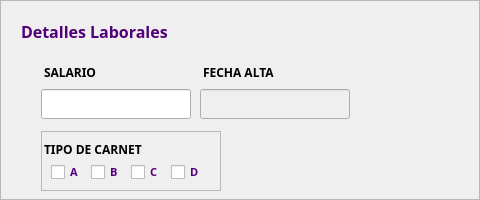
                <widget class="QFrame" name="frameDetalles">
                 <property name="sizePolicy">
                  <sizepolicy hsizetype="Expanding" vsizetype="Expanding">
                   <horstretch>0</horstretch>
                   <verstretch>0</verstretch>
                  </sizepolicy>
                 </property>
                 <property name="minimumSize">
                  <size>
                   <width>480</width>
                   <height>200</height>
                  </size>
                 </property>
                 <property name="maximumSize">
                  <size>
                   <width>480</width>
                   <height>200</height>
                  </size>
                 </property>
                 <property name="frameShape">
                  <enum>QFrame::StyledPanel</enum>
                 </property>
                 <property name="frameShadow">
                  <enum>QFrame::Raised</enum>
                 </property>
                 <layout class="QGridLayout" name="gridLayout_13">
                  <property name="leftMargin">
                   <number>20</number>
                  </property>
                  <property name="topMargin">
                   <number>20</number>
                  </property>
                  <item row="1" column="0">
                   <layout class="QGridLayout" name="gridLayout_10">
                    <property name="leftMargin">
                     <number>20</number>
                    </property>
                    <property name="topMargin">
                     <number>10</number>
                    </property>
                    <property name="rightMargin">
                     <number>20</number>
                    </property>
                    <property name="bottomMargin">
                     <number>20</number>
                    </property>
                    <property name="horizontalSpacing">
                     <number>15</number>
                    </property>
                    <property name="verticalSpacing">
                     <number>9</number>
                    </property>
                    <item row="1" column="1">
                     <widget class="QLineEdit" name="txtFechaAlta">
                      <property name="enabled">
                       <bool>false</bool>
                      </property>
                      <property name="minimumSize">
                       <size>
                        <width>150</width>
                        <height>30</height>
                       </size>
                      </property>
                      <property name="maximumSize">
                       <size>
                        <width>150</width>
                        <height>30</height>
                       </size>
                      </property>
                     </widget>
                    </item>
                    <item row="0" column="1">
                     <widget class="QLabel" name="label_33">
                      <property name="minimumSize">
                       <size>
                        <width>85</width>
                        <height>20</height>
                       </size>
                      </property>
                      <property name="maximumSize">
                       <size>
                        <width>60</width>
                        <height>10</height>
                       </size>
                      </property>
                      <property name="font">
                       <font>
                        <family>Poppins</family>
                        <pointsize>9</pointsize>
                        <weight>75</weight>
                        <bold>true</bold>
                       </font>
                      </property>
                      <property name="text">
                       <string>FECHA ALTA</string>
                      </property>
                      <property name="wordWrap">
                       <bool>false</bool>
                      </property>
                      <property name="indent">
                       <number>3</number>
                      </property>
                      <property name="openExternalLinks">
                       <bool>false</bool>
                      </property>
                     </widget>
                    </item>
                    <item row="1" column="2">
                     <widget class="QPushButton" name="btnCalendar">
                      <property name="sizePolicy">
                       <sizepolicy hsizetype="Fixed" vsizetype="Fixed">
                        <horstretch>0</horstretch>
                        <verstretch>0</verstretch>
                       </sizepolicy>
                      </property>
                      <property name="minimumSize">
                       <size>
                        <width>40</width>
                        <height>40</height>
                       </size>
                      </property>
                      <property name="maximumSize">
                       <size>
                        <width>40</width>
                        <height>40</height>
                       </size>
                      </property>
                      <property name="focusPolicy">
                       <enum>Qt::ClickFocus</enum>
                      </property>
                      <property name="styleSheet">
                       <string notr="true">border-radius:20px;</string>
                      </property>
                      <property name="text">
                       <string/>
                      </property>
                      <property name="icon">
                       <iconset resource="../resources.qrc">
                        <normaloff>:/img/img/calendar.png</normaloff>:/img/img/calendar.png</iconset>
                      </property>
                      <property name="iconSize">
                       <size>
                        <width>20</width>
                        <height>20</height>
                       </size>
                      </property>
                     </widget>
                    </item>
                    <item row="1" column="0">
                     <widget class="QLineEdit" name="txtSalario">
                      <property name="minimumSize">
                       <size>
                        <width>150</width>
                        <height>30</height>
                       </size>
                      </property>
                      <property name="maximumSize">
                       <size>
                        <width>150</width>
                        <height>30</height>
                       </size>
                      </property>
                      <property name="alignment">
                       <set>Qt::AlignRight|Qt::AlignTrailing|Qt::AlignVCenter</set>
                      </property>
                     </widget>
                    </item>
                    <item row="0" column="0">
                     <widget class="QLabel" name="lblSalario_4">
                      <property name="sizePolicy">
                       <sizepolicy hsizetype="Preferred" vsizetype="Preferred">
                        <horstretch>0</horstretch>
                        <verstretch>0</verstretch>
                       </sizepolicy>
                      </property>
                      <property name="minimumSize">
                       <size>
                        <width>60</width>
                        <height>20</height>
                       </size>
                      </property>
                      <property name="maximumSize">
                       <size>
                        <width>60</width>
                        <height>10</height>
                       </size>
                      </property>
                      <property name="font">
                       <font>
                        <family>Poppins</family>
                        <pointsize>9</pointsize>
                        <weight>75</weight>
                        <bold>true</bold>
                       </font>
                      </property>
                      <property name="text">
                       <string>SALARIO</string>
                      </property>
                      <property name="indent">
                       <number>3</number>
                      </property>
                     </widget>
                    </item>
                    <item row="2" column="0">
                     <widget class="QFrame" name="frameChk">
                      <property name="minimumSize">
                       <size>
                        <width>180</width>
                        <height>60</height>
                       </size>
                      </property>
                      <property name="maximumSize">
                       <size>
                        <width>300</width>
                        <height>16777215</height>
                       </size>
                      </property>
                      <property name="frameShape">
                       <enum>QFrame::StyledPanel</enum>
                      </property>
                      <property name="frameShadow">
                       <enum>QFrame::Raised</enum>
                      </property>
                      <widget class="QLabel" name="label_40">
                       <property name="geometry">
                        <rect>
                         <x>0</x>
                         <y>10</y>
                         <width>110</width>
                         <height>17</height>
                        </rect>
                       </property>
                       <property name="maximumSize">
                        <size>
                         <width>115</width>
                         <height>20</height>
                        </size>
                       </property>
                       <property name="font">
                        <font>
                         <family>Poppins</family>
                         <pointsize>9</pointsize>
                         <weight>75</weight>
                         <bold>true</bold>
                        </font>
                       </property>
                       <property name="text">
                        <string>TIPO DE CARNET</string>
                       </property>
                       <property name="indent">
                        <number>3</number>
                       </property>
                      </widget>
                      <widget class="QWidget" name="layoutWidget">
                       <property name="geometry">
                        <rect>
                         <x>10</x>
                         <y>30</y>
                         <width>152</width>
                         <height>22</height>
                        </rect>
                       </property>
                       <layout class="QGridLayout" name="gridLayout_14">
                        <property name="horizontalSpacing">
                         <number>10</number>
                        </property>
                        <item row="0" column="3">
                         <widget class="QCheckBox" name="chkD">
                          <property name="sizePolicy">
                           <sizepolicy hsizetype="Fixed" vsizetype="Fixed">
                            <horstretch>0</horstretch>
                            <verstretch>0</verstretch>
                           </sizepolicy>
                          </property>
                          <property name="maximumSize">
                           <size>
                            <width>30</width>
                            <height>20</height>
                           </size>
                          </property>
                          <property name="font">
                           <font>
                            <family>Poppins</family>
                            <pointsize>8</pointsize>
                            <weight>75</weight>
                            <bold>true</bold>
                           </font>
                          </property>
                          <property name="styleSheet">
                           <string notr="true">color: #51007A;</string>
                          </property>
                          <property name="text">
                           <string>D</string>
                          </property>
                         </widget>
                        </item>
                        <item row="0" column="0">
                         <widget class="QCheckBox" name="chkA">
                          <property name="sizePolicy">
                           <sizepolicy hsizetype="Fixed" vsizetype="Fixed">
                            <horstretch>0</horstretch>
                            <verstretch>0</verstretch>
                           </sizepolicy>
                          </property>
                          <property name="maximumSize">
                           <size>
                            <width>30</width>
                            <height>20</height>
                           </size>
                          </property>
                          <property name="font">
                           <font>
                            <family>Poppins</family>
                            <pointsize>8</pointsize>
                            <weight>75</weight>
                            <bold>true</bold>
                           </font>
                          </property>
                          <property name="styleSheet">
                           <string notr="true">color: #51007A;</string>
                          </property>
                          <property name="text">
                           <string>A</string>
                          </property>
                         </widget>
                        </item>
                        <item row="0" column="1">
                         <widget class="QCheckBox" name="chkB">
                          <property name="sizePolicy">
                           <sizepolicy hsizetype="Fixed" vsizetype="Fixed">
                            <horstretch>0</horstretch>
                            <verstretch>0</verstretch>
                           </sizepolicy>
                          </property>
                          <property name="maximumSize">
                           <size>
                            <width>30</width>
                            <height>20</height>
                           </size>
                          </property>
                          <property name="font">
                           <font>
                            <family>Poppins</family>
                            <pointsize>8</pointsize>
                            <weight>75</weight>
                            <bold>true</bold>
                           </font>
                          </property>
                          <property name="styleSheet">
                           <string notr="true">color: #51007A;</string>
                          </property>
                          <property name="text">
                           <string>B</string>
                          </property>
                         </widget>
                        </item>
                        <item row="0" column="2">
                         <widget class="QCheckBox" name="chkC">
                          <property name="sizePolicy">
                           <sizepolicy hsizetype="Fixed" vsizetype="Fixed">
                            <horstretch>0</horstretch>
                            <verstretch>0</verstretch>
                           </sizepolicy>
                          </property>
                          <property name="maximumSize">
                           <size>
                            <width>30</width>
                            <height>20</height>
                           </size>
                          </property>
                          <property name="font">
                           <font>
                            <family>Poppins</family>
                            <pointsize>8</pointsize>
                            <weight>75</weight>
                            <bold>true</bold>
                           </font>
                          </property>
                          <property name="styleSheet">
                           <string notr="true">color: #51007A;</string>
                          </property>
                          <property name="text">
                           <string>C</string>
                          </property>
                         </widget>
                        </item>
                       </layout>
                      </widget>
                     </widget>
                    </item>
                    <item row="1" column="3">
                     <spacer name="horizontalSpacer_12">
                      <property name="orientation">
                       <enum>Qt::Horizontal</enum>
                      </property>
                      <property name="sizeType">
                       <enum>QSizePolicy::Fixed</enum>
                      </property>
                      <property name="sizeHint" stdset="0">
                       <size>
                        <width>50</width>
                        <height>30</height>
                       </size>
                      </property>
                     </spacer>
                    </item>
                   </layout>
                  </item>
                  <item row="0" column="0">
                   <widget class="QLabel" name="label_39">
                    <property name="sizePolicy">
                     <sizepolicy hsizetype="Fixed" vsizetype="Fixed">
                      <horstretch>0</horstretch>
                      <verstretch>0</verstretch>
                     </sizepolicy>
                    </property>
                    <property name="maximumSize">
                     <size>
                      <width>170</width>
                      <height>20</height>
                     </size>
                    </property>
                    <property name="font">
                     <font>
                      <family>Poppins</family>
                      <pointsize>12</pointsize>
                      <weight>75</weight>
                      <bold>true</bold>
                     </font>
                    </property>
                    <property name="styleSheet">
                     <string notr="true">color: #51007A;</string>
                    </property>
                    <property name="text">
                     <string>Detalles Laborales</string>
                    </property>
                   </widget>
                  </item>
                  <item row="1" column="1">
                   <spacer name="horizontalSpacer_8">
                    <property name="orientation">
                     <enum>Qt::Horizontal</enum>
                    </property>
                    <property name="sizeHint" stdset="0">
                     <size>
                      <width>40</width>
                      <height>20</height>
                     </size>
                    </property>
                   </spacer>
                  </item>
                 </layout>
                </widget>
